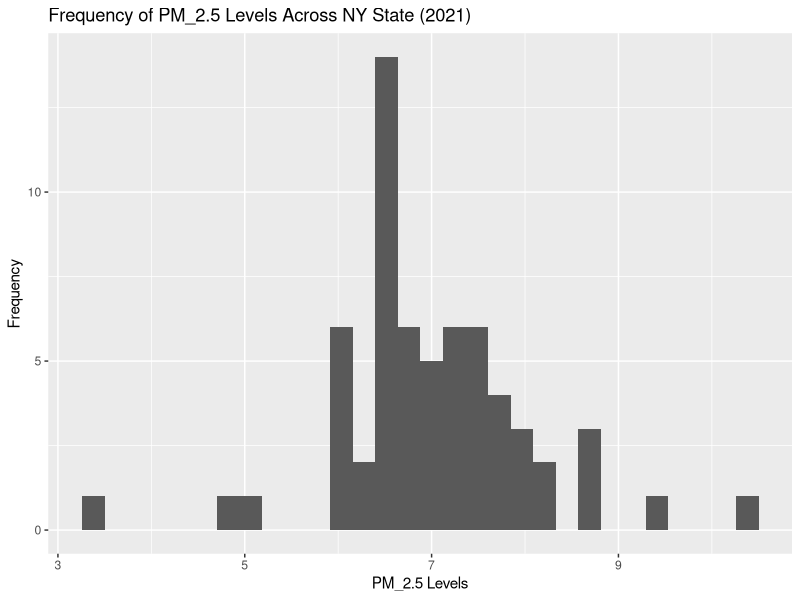
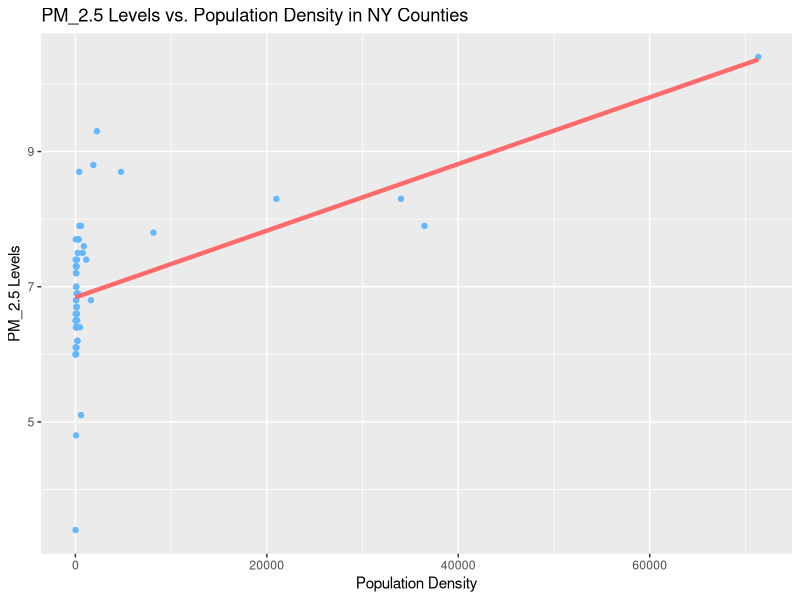
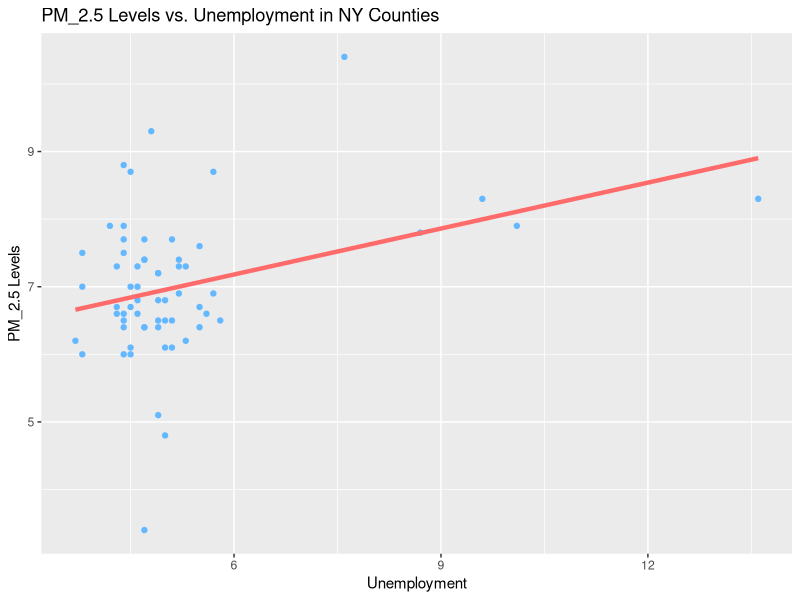
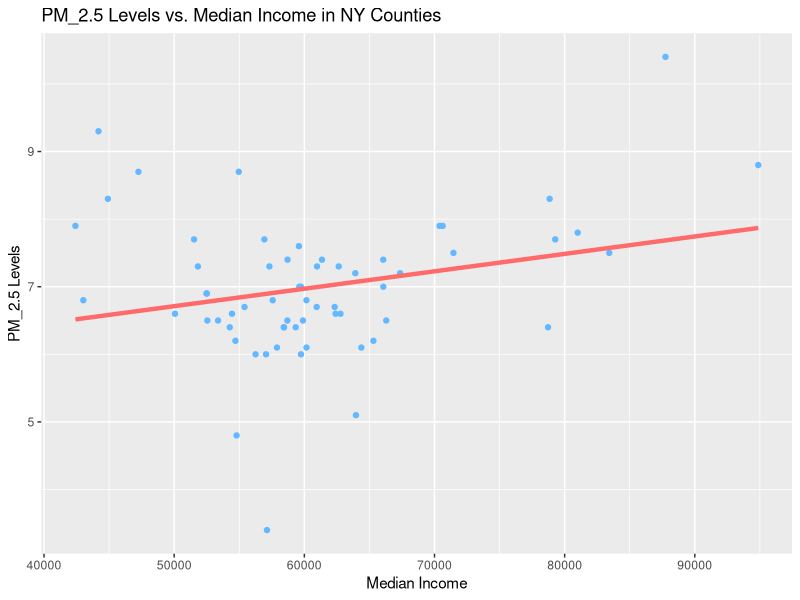
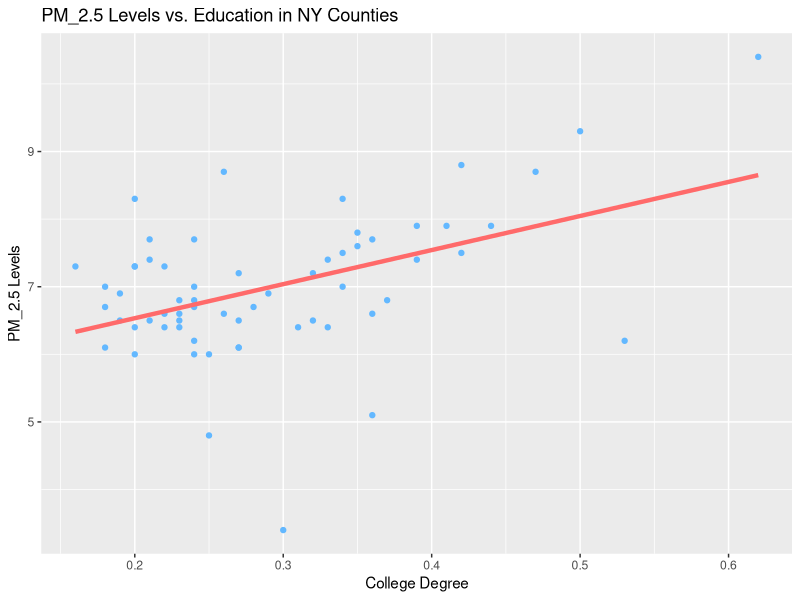
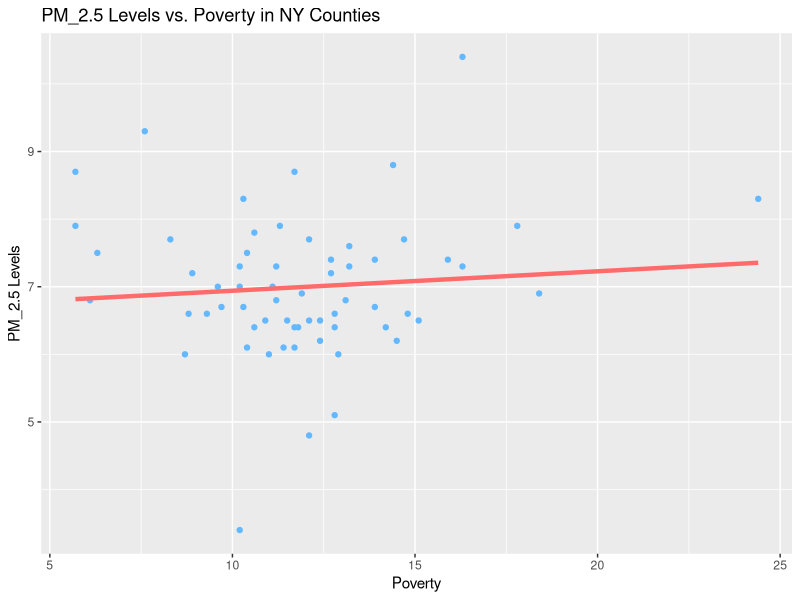

Here is the R script that generated these plots, in order:
## ---- chunk 1

## loading data 

library(tidyverse)

finalData <- read_csv("finalData.csv")

## getting rid of extra columns 

finalData <- finalData |>
  select(County:PopDensity)

## distribution of air pollution

finalData |>
  ggplot(mapping = aes(x = PM)) +
  geom_histogram() +
  labs(x = "PM_2.5 Levels",
       y = "Frequency",
       title = "Frequency of PM_2.5 Levels Across NY State (2021)")
## ---- chunk 2

## population density prediction

finalData |>
  ggplot(aes(x = PopDensity,
             y = PM)) +
  geom_point(color = "steelblue1") +
  geom_smooth(method = "lm", se = FALSE, 
              color = "indianred1", size = 1.5) +
  labs(x = "Population Density",
       y = "PM_2.5 Levels",
       title = "PM_2.5 Levels vs. Population Density in NY Counties")

## population density regression

pop_reg <- lm(PM ~ PopDensity, data = finalData)
pop_reg

## correlation

cor(finalData$PopDensity, finalData$PM) 


## ---- chunk 3

## Unemployment prediction

finalData |>
  ggplot(aes(x = Unemployment,
             y = PM)) +
  geom_point(color = "steelblue1") +
  geom_smooth(method = "lm", se = FALSE, 
              color = "indianred1", size = 1.5) +
  labs(x = "Unemployment",
       y = "PM_2.5 Levels",
       title = "PM_2.5 Levels vs. Unemployment in NY Counties")

## unemployment regression

unemployment_reg <- lm(PM ~ Unemployment, data = finalData)
unemployment_reg

## correlation 

cor(finalData$Unemployment, finalData$PM)

## ---- chunk 4

## Median Income prediction

finalData |>
  ggplot(aes(x = MedianIncome,
             y = PM)) +
  geom_point(color = "steelblue1") +
  geom_smooth(method = "lm", se = FALSE, 
              color = "indianred1", size = 1.5) +
  labs(x = "Median Income",
       y = "PM_2.5 Levels",
       title = "PM_2.5 Levels vs. Median Income in NY Counties")

## unemployment regression

income_reg <- lm(PM ~ MedianIncome, data = finalData)
income_reg

## correlation 

cor(finalData$MedianIncome, finalData$PM)


## ---- chunk 5

## Education prediction

finalData |>
  ggplot(aes(x = CollegeDegree,
             y = PM)) +
  geom_point(color = "steelblue1") +
  geom_smooth(method = "lm", se = FALSE, 
              color = "indianred1", size = 1.5) +
  labs(x = "College Degree",
       y = "PM_2.5 Levels",
       title = "PM_2.5 Levels vs. Education in NY Counties")

## education regression

income_reg <- lm(PM ~ CollegeDegree, data = finalData)
income_reg

## correlation 

cor(finalData$CollegeDegree, finalData$PM)

## ---- chunk 6

## Poverty prediction

finalData |>
  ggplot(aes(x = Poverty,
             y = PM)) +
  geom_point(color = "steelblue1") +
  geom_smooth(method = "lm", se = FALSE, 
              color = "indianred1", size = 1.5) +
  labs(x = "Poverty",
       y = "PM_2.5 Levels",
       title = "PM_2.5 Levels vs. Poverty in NY Counties")

## poverty regression

income_reg <- lm(PM ~ Poverty, data = finalData)
income_reg

## correlation 

cor(finalData$Poverty, finalData$PM)

